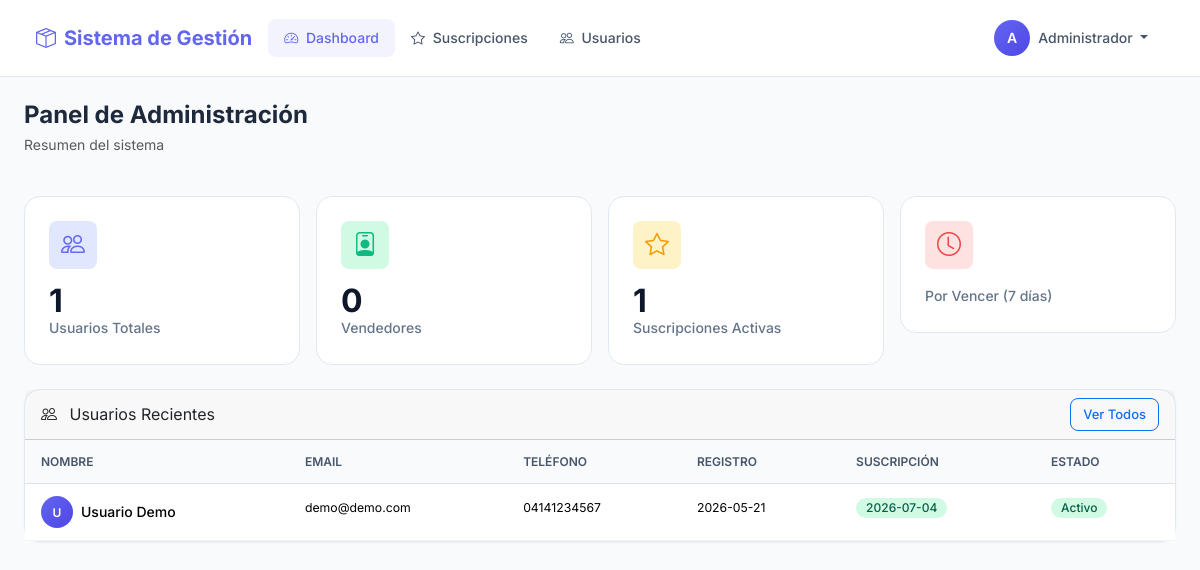
/admin/dashboard (signed in), run on the app's committed database.
### tables this page shows
CREATE TABLE suscripciones (
            id INTEGER PRIMARY KEY AUTOINCREMENT, usuario_id INTEGER NOT NULL, plan TEXT NOT NULL,
            dias INTEGER NOT NULL, fecha_inicio DATE NOT NULL, fecha_fin DATE NOT NULL,
            monto REAL NOT NULL DEFAULT 0, estado TEXT DEFAULT 'activa', metodo_pago TEXT,
            transaccion_id TEXT, notas TEXT, creado_por INTEGER, cancelado_en DATE,
            cancelado_por INTEGER, creado_en DATETIME DEFAULT CURRENT_TIMESTAMP,
            FOREIGN KEY(usuario_id) REFERENCES usuarios(id) ON DELETE CASCADE,
            FOREIGN KEY(creado_por) REFERENCES usuarios(id) ON DELETE SET NULL);

CREATE TABLE usuarios (
            id INTEGER PRIMARY KEY AUTOINCREMENT, nombre TEXT NOT NULL, email TEXT UNIQUE NOT NULL,
            password_hash TEXT NOT NULL, telefono TEXT, role TEXT DEFAULT 'user',
            fecha_registro DATETIME DEFAULT CURRENT_TIMESTAMP, activo BOOLEAN DEFAULT TRUE,
            es_vendedor BOOLEAN DEFAULT FALSE, usuario_padre_id INTEGER,
            limite_productos INTEGER DEFAULT 50, limite_ventas_mensuales INTEGER DEFAULT 20,
            tasa_activa TEXT DEFAULT 'oficial', suscripcion_activa BOOLEAN DEFAULT FALSE,
            fecha_fin_suscripcion DATE, FOREIGN KEY (usuario_padre_id) REFERENCES usuarios(id) ON DELETE SET NULL);

### app.py (the view)
@app.route('/admin/dashboard')
@login_required
@admin_required
def admin_dashboard():
    try:
        conn=sqlite3.connect(DATABASE_PRINCIPAL,timeout=20); conn.row_factory=sqlite3.Row
        tu=conn.execute("SELECT COUNT(*) as c FROM usuarios WHERE role='user'").fetchone()['c']
        tv=conn.execute("SELECT COUNT(*) as c FROM usuarios WHERE es_vendedor=1").fetchone()['c']
        sa=conn.execute("SELECT COUNT(*) as c FROM suscripciones WHERE estado='activa' AND fecha_fin>=date('now')").fetchone()['c']
        ur=conn.execute("SELECT u.*, s.fecha_fin FROM usuarios u LEFT JOIN suscripciones s ON u.id=s.usuario_id AND s.estado='activa' WHERE u.role='user' ORDER BY u.fecha_registro DESC LIMIT 5").fetchall()
        conn.close()
        return render_template('admin/dashboard.html',total_usuarios=tu,total_vendedores=tv,suscripciones_activas=sa,usuarios_recientes=ur)
    except: flash('Error','danger'); return render_template('admin/dashboard.html')

### app.py (called while the page is built)
def login_required(f):
    @wraps(f)
    def dec(*a,**k):
        if 'user_id' not in session: flash('Inicia sesion','warning'); return redirect(url_for('login'))
        return f(*a,**k)
    return dec

def admin_required(f):
    @wraps(f)
    def dec(*a,**k):
        if session.get('role')!='admin': flash('Acceso denegado','danger'); return redirect(url_for('index'))
        return f(*a,**k)
    return dec

@app.context_processor
def inject_globals():
    return {'now':datetime.now(),'app_name':'Sistema de Gestion','user_id':session.get('user_id'),'user_name':session.get('user_name'),'user_role':session.get('role'),'verificar_limites_usuario':verificar_limites_usuario,'obtener_tasa_bcv':obtener_tasa_bcv}

### templates/admin/dashboard.html (shortened to what this page needs)
{% extends "base.html" %}
{% block content %}
<div class="container-fluid px-4">
    <div class="row mb-4 fade-in-up">
        <div class="col-12">
            <h4 class="fw-bold mb-1">Panel de Administración</h4>
            <p class="text-muted small">Resumen del sistema</p>
        </div>
    </div>
    <div class="row g-3 mb-4">
        <div class="col-sm-6 col-lg-3">
            <div class="stat-card fade-in-up" style="animation-delay: 0.1s;">
                <div class="stat-icon" style="background: #e0e7ff; color: #6366f1;">
                    <i class="bi bi-people"></i>
                </div>
                <div class="stat-value">{{ total_usuarios }}</div>
                <div class="stat-label">Usuarios Totales</div>
            </div>
        </div>
        <div class="col-sm-6 col-lg-3">
            <div class="stat-card fade-in-up" style="animation-delay: 0.2s;">
                <div class="stat-icon" style="background: #d1fae5; color: #10b981;">
                    <i class="bi bi-person-badge"></i>
                </div>
                <div class="stat-value">{{ total_vendedores }}</div>
                <div class="stat-label">Vendedores</div>
            </div>
        </div>
        <div class="col-sm-6 col-lg-3">
            <div class="stat-card fade-in-up" style="animation-delay: 0.3s;">
                <div class="stat-icon" style="background: #fef3c7; color: #f59e0b;">
                    <i class="bi bi-star"></i>
                </div>
                <div class="stat-value">{{ suscripciones_activas }}</div>
                <div class="stat-label">Suscripciones Activas</div>
            </div>
        </div>
        <div class="col-sm-6 col-lg-3">
            <div class="stat-card fade-in-up" style="animation-delay: 0.4s;">
                <div class="stat-icon" style="background: #fee2e2; color: #ef4444;">
                    <i class="bi bi-clock"></i>
                </div>
                <div class="stat-label">Por Vencer (7 días)</div>
            </div>
        </div>
    </div>
    <div class="row">
        <div class="col-12">
            <div class="card fade-in-up" style="animation-delay: 0.5s;">
                <div class="card-header d-flex justify-content-between align-items-center">
                    <span><i class="bi bi-people me-2"></i> Usuarios Recientes</span>
                    <a href="{{ url_for('admin_usuarios') }}" class="btn btn-sm btn-outline-primary">Ver Todos</a>
                </div>
                <div class="card-body p-0">
                    {% if usuarios_recientes %}
                    <div class="table-responsive">
                        <table class="table mb-0">
                            <thead>
                                <tr>
                                    <th>Nombre</th>
                                    <th>Email</th>
                                    <th>Teléfono</th>
                                    <th>Registro</th>
                                    <th>Suscripción</th>
                                    <th>Estado</th>
                                </tr>
                            </thead>
                            <tbody>
                                {% for usuario in usuarios_recientes %}
                                <tr>
                                    <td class="fw-medium">
                                        <div class="d-flex align-items-center gap-2">
                                            <div class="user-avatar" style="width: 32px; height: 32px; font-size: 0.75rem;">
                                                {{ usuario.nombre[0] | upper }}
                                            </div>
                                            {{ usuario.nombre }}
                                        </div>
                                    </td>
                                    <td><small>{{ usuario.email }}</small></td>
                                    <td><small>{{ usuario.telefono or 'N/A' }}</small></td>
                                    <td><small>{{ usuario.fecha_registro[:10] if usuario.fecha_registro else 'N/A' }}</small></td>
                                    <td>
                                        {% if usuario.fecha_fin %}
                                        <span class="badge badge-success">{{ usuario.fecha_fin }}</span>
                                        {% else %}
                                        <span class="badge badge-warning">Sin suscripción</span>
                                        {% endif %}
                                    </td>
                                    <td>
                                        {% if usuario.activo %}
                                        <span class="badge badge-success">Activo</span>
                                        {% else %}
                                        <span class="badge badge-danger">Inactivo</span>
                                        {% endif %}
                                    </td>
                                </tr>
                                {% endfor %}
                            </tbody>
                        </table>
                    </div>
                    {% else %}
                    <div class="empty-state">
                        <i class="bi bi-people"></i>
                        <h6 class="text-muted">No hay usuarios registrados</h6>
                    </div>
                    {% endif %}
                </div>
            </div>
        </div>
    </div>
</div>
{% endblock %}

### templates/base.html (style rules this page uses)
:root { --primary: #6366f1; --primary-dark: #4f46e5; --primary-light: #818cf8; --success: #10b981; --danger: #ef4444; --warning: #f59e0b; --info: #3b82f6; --gray-50: #f8fafc; --gray-100: #f1f5f9; --gray-200: #e2e8f0; --gray-300: #cbd5e1; --gray-400: #94a3b8; --gray-500: #64748b; --gray-600: #475569; --gray-700: #334155; --gray-800: #1e293b; --gray-900: #0f172a; --shadow-sm: 0 1px 2px 0 rgb(0 0 0 / 0.05); --shadow: 0 1px 3px 0 rgb(0 0 0 / 0.1); --shadow-md: 0 4px 6px -1px rgb(0 0 0 / 0.1); --shadow-lg: 0 10px 15px -3px rgb(0 0 0 / 0.1); --radius: 0.5rem; --radius-lg: 1rem; --transition: all 0.2s cubic-bezier(0.4, 0, 0.2, 1); }
* { margin: 0; padding: 0; box-sizing: border-box; }
body { font-family: 'Inter', -apple-system, sans-serif; background: var(--gray-50); color: var(--gray-800); line-height: 1.6; min-height: 100vh; -webkit-font-smoothing: antialiased; }
.user-avatar { width: 36px; height: 36px; border-radius: 50%; background: linear-gradient(135deg, var(--primary), var(--primary-dark)); color: white; display: flex; align-items: center; justify-content: center; font-weight: 600; font-size: 0.875rem; }
.card { background: white; border: 1px solid var(--gray-200); border-radius: var(--radius-lg); box-shadow: var(--shadow-sm); }
.stat-card { background: white; border: 1px solid var(--gray-200); border-radius: var(--radius-lg); padding: 1.5rem; transition: var(--transition); }
.stat-icon { width: 48px; height: 48px; border-radius: var(--radius); display: flex; align-items: center; justify-content: center; font-size: 1.5rem; margin-bottom: 1rem; }
.stat-value { font-size: 2rem; font-weight: 700; color: var(--gray-900); line-height: 1; }
.stat-label { font-size: 0.875rem; color: var(--gray-500); font-weight: 500; }
.btn { font-weight: 500; padding: 0.625rem 1.25rem; border-radius: var(--radius); transition: var(--transition); }
.btn-sm { padding: 0.375rem 0.75rem; font-size: 0.8125rem; }
.table th { background: var(--gray-50); color: var(--gray-600); font-weight: 600; font-size: 0.75rem; text-transform: uppercase; padding: 0.75rem 1rem; }
.table td { padding: 0.75rem 1rem; border-bottom: 1px solid var(--gray-100); font-size: 0.875rem; }
.badge { font-weight: 500; padding: 0.25rem 0.625rem; border-radius: 20px; font-size: 0.75rem; }
.badge-success { background: #d1fae5; color: #065f46; }
.fade-in-up { animation: fadeInUp 0.5s ease-out; }

### data on the page
suscripciones: nombre "U", nombre "Usuario Demo", email "demo@demo.com", telefono "04141234567", fecha_registro "2026-05-21", fecha_fin "2026-07-04"

### other printed values
{{ session.user_name[0]|upper }} "A"
{{ session.user_name }} "Administrador"
{{ total_usuarios }} "1"
{{ total_vendedores }} "0"
{{ suscripciones_activas }} "1"
